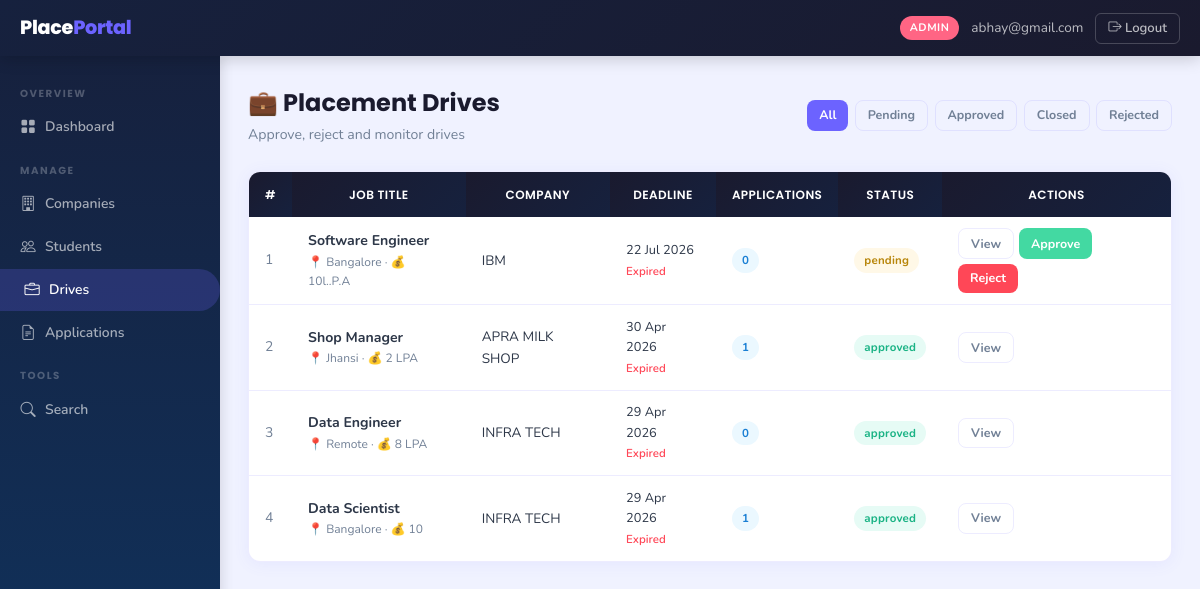
Page /admin/drives (signed in) on the committed database.
### backend/models.py (models this page shows)
class Company(db.Model):
    __tablename__ = 'companies'
    id              = db.Column(db.Integer, primary_key=True)
    company_name    = db.Column(db.String(150), nullable=False)
    email           = db.Column(db.String(120), unique=True, nullable=False)
    password_hash   = db.Column(db.String(256), nullable=False)
    hr_contact      = db.Column(db.String(120))
    phone           = db.Column(db.String(20))
    website         = db.Column(db.String(200))
    description     = db.Column(db.Text)
    approval_status = db.Column(db.String(20), default='pending')
    registered_at   = db.Column(db.DateTime, default=datetime.utcnow)
    drives = db.relationship('PlacementDrive', backref='company',
                             lazy=True, cascade='all, delete-orphan')

class PlacementDrive(db.Model):
    __tablename__ = 'placement_drives'
    id                   = db.Column(db.Integer, primary_key=True)
    company_id           = db.Column(db.Integer, db.ForeignKey('companies.id'), nullable=False)
    job_title            = db.Column(db.String(150), nullable=False)
    job_description      = db.Column(db.Text,        nullable=False)
    eligibility_criteria = db.Column(db.Text)
    location             = db.Column(db.String(100))
    salary_package       = db.Column(db.String(80))
    application_deadline = db.Column(db.Date,        nullable=False)
    status               = db.Column(db.String(20), default='pending')
    created_at           = db.Column(db.DateTime, default=datetime.utcnow)
    applications = db.relationship('Application', backref='drive',
                                   lazy=True, cascade='all, delete-orphan')

### backend/routes.py (the view)
    @app.route('/admin/drives')
    @login_required('admin')
    def admin_drives():
        status_filter = request.args.get('status', '')
        query         = PlacementDrive.query
        if status_filter:
            query = query.filter_by(status=status_filter)
        drives = query.order_by(PlacementDrive.created_at.desc()).all()
        return render_template('admin/drives.html',
                               drives=drives, status_filter=status_filter,
                               today=date.today())

### backend/routes.py (called while the page is built)
def login_required(role):
    def decorator(f):
        @wraps(f)
        def decorated_function(*args, **kwargs):
            if 'user_id' not in session:
                flash('Please log in to continue.', 'warning')
                return redirect(url_for('auth_login', role=role))
            if session.get('role') != role:
                flash('You do not have permission to view that page.', 'danger')
                return redirect(url_for('home'))
            return f(*args, **kwargs)
        return decorated_function
    return decorator

### templates/admin/drives.html (shortened to what this page needs)
{% extends 'layout_dashboard.html' %}
{% block sidebar %}
  <div class="sidebar-section">Overview</div>
  <a href="{{ url_for('admin_dashboard') }}" class="sidebar-link"><i class="bi bi-grid-fill"></i> Dashboard</a>
  <div class="sidebar-section">Manage</div>
  <a href="{{ url_for('admin_companies') }}" class="sidebar-link"><i class="bi bi-building"></i> Companies</a>
  <a href="{{ url_for('admin_students') }}" class="sidebar-link"><i class="bi bi-people"></i> Students</a>
  <a href="{{ url_for('admin_drives') }}" class="sidebar-link active"><i class="bi bi-briefcase"></i> Drives</a>
  <a href="{{ url_for('admin_applications') }}" class="sidebar-link"><i class="bi bi-file-earmark-text"></i> Applications</a>
  <div class="sidebar-section">Tools</div>
  <a href="{{ url_for('admin_search') }}" class="sidebar-link"><i class="bi bi-search"></i> Search</a>
{% endblock %}
{% block content %}
<div class="page-header d-flex align-items-center justify-content-between">
  <div><h1>💼 Placement Drives</h1><p>Approve, reject and monitor drives</p></div>
  <div style="display:flex;gap:.4rem;">
    {% for s in ['','pending','approved','closed','rejected'] %}
    <a href="{{ url_for('admin_drives', status=s) }}" class="btn btn-sm {% if status_filter == s %}btn-primary{% else %}btn-outline-secondary{% endif %}">{{ s|capitalize if s else 'All' }}</a>
    {% endfor %}
  </div>
</div>
{% if drives %}
<div class="card">
  <table class="table">
    <thead><tr><th>#</th><th>Job Title</th><th>Company</th><th>Deadline</th><th>Applications</th><th>Status</th><th>Actions</th></tr></thead>
    <tbody>
      {% for d in drives %}
      <tr>
        <td style="color:var(--muted);">{{ loop.index }}</td>
        <td>
          <div class="fw-700" style="font-size:.88rem;">{{ d.job_title }}</div>
          <div style="font-size:.75rem;color:var(--muted);">📍 {{ d.location or 'N/A' }} {% if d.salary_package %}· 💰 {{ d.salary_package }}{% endif %}</div>
        </td>
        <td style="font-size:.85rem;">{{ d.company.company_name }}</td>
        <td style="font-size:.8rem;">
          {{ d.application_deadline.strftime('%d %b %Y') }}<br>
          <span style="color:{% if d.application_deadline < today %}var(--danger){% else %}#1BB385{% endif %};font-size:.72rem;font-weight:600;">{% if d.application_deadline < today %}Expired{% else %}Active{% endif %}</span>
        </td>
        <td><span class="badge badge-applied">{{ d.applications|length }}</span></td>
        <td><span class="badge badge-{{ d.status }}">{{ d.status }}</span></td>
        <td>
          <div style="display:flex;gap:.3rem;flex-wrap:wrap;">
            <a href="{{ url_for('admin_drive_detail', drive_id=d.id) }}" class="btn btn-outline-secondary btn-sm">View</a>
            {% if d.status == 'pending' %}
            <a href="{{ url_for('admin_approve_drive', drive_id=d.id) }}" class="btn btn-success btn-sm">Approve</a>
            <a href="{{ url_for('admin_reject_drive', drive_id=d.id) }}" class="btn btn-danger btn-sm">Reject</a>
            {% endif %}
          </div>
        </td>
      </tr>
      {% endfor %}
    </tbody>
  </table>
</div>
{% else %}
<div class="card"><div class="empty-state p-4"><i class="bi bi-briefcase"></i><p>No drives found</p></div></div>
{% endif %}
{% endblock %}

### templates/layout_dashboard.html (shortened to what this page needs)
<!DOCTYPE html>
<html lang="en">
<head>
  <link href="https://cdn.jsdelivr.net/npm/bootstrap-icons@1.11.0/font/bootstrap-icons.css" rel="stylesheet">
  <link href="{{ url_for('static', filename='css/styles.css') }}" rel="stylesheet">
</head>
<body>
<header class="topbar">
  <div class="topbar-brand">Place<span>Portal</span></div>
  <div class="topbar-right">
    {% if session.get('role') %}
    <span class="topbar-role {{ session.get('role') }}">{{ session.get('role') }}</span>
    <span class="topbar-name d-none d-md-inline">{{ session.get('name', '') }}</span>
    {% endif %}
    <a href="{{ url_for('logout') }}" class="topbar-logout">
      <i class="bi bi-box-arrow-right"></i> Logout
    </a>
  </div>
</header>
<aside class="sidebar">
  {% block sidebar %}{% endblock %}
</aside>
<main class="main-content">
  <div class="content-inner">
    {% block content %}{% endblock %}
  </div>
</main>
</body>
</html>

### rows in the picture
Company: get "abhay@gmail.com"
PlacementDrive: job_title "Software Engineer", location "Bangalore", salary_package "10l..P.A", company.company_name "IBM", application_deadline "22 Jul 2026", shows "Expired", applications|length "0", status "pending"
PlacementDrive: job_title "Shop Manager", location "Jhansi", salary_package "2 LPA", company.company_name "APRA MILK SHOP", application_deadline "30 Apr 2026", shows "Expired", applications|length "1", status "approved"
PlacementDrive: job_title "Data Engineer", location "Remote", salary_package "8 LPA", company.company_name "INFRA TECH", application_deadline "29 Apr 2026", shows "Expired", applications|length "0", status "approved"
PlacementDrive: job_title "Data Scientist", location "Bangalore", salary_package "10", company.company_name "INFRA TECH", application_deadline "29 Apr 2026", shows "Expired", applications|length "1", status "approved"

### other values in the picture
{{ session.get('role') }} "ADMIN"
{{ s|capitalize if s else 'All' }} "All" "Pending" "Approved" "Closed" "Rejected"
